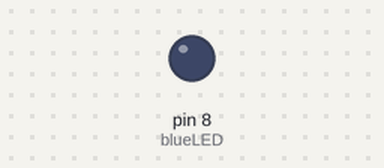
The sketch below on a simulated Arduino Uno, built with avr-gcc and run on an emulated ATmega328P. Shown: output pins drawn as LEDs (lit = HIGH).

Above: at 0.65 s.
At 6.6 s:
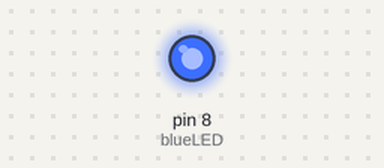
Timing chart, 0 to 7.3 s (numbered marks = the images above):
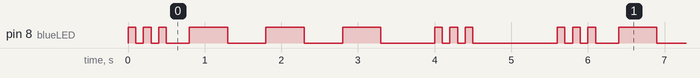

Measured:
- by itself, pin 8 (blueLED): repeats every 5.6 s: 2 × (LOW 0.10 s, HIGH 0.10 s), LOW 0.30 s, 2 × (HIGH 0.50 s, LOW 0.50 s), HIGH 0.50 s, LOW 0.70 s, 2 × (HIGH 0.10 s, LOW 0.10 s), HIGH 0.10 s, LOW 1.1 s, HIGH 0.10 s
- by itself, everything shown: repeats every 5.6 s, in 18 steps

The sketch:

morse_code_simulation.ino
```cpp
int blueLED=8;
float pi=3.14;
int dot=100;
int dash=500;

void setup() {
  // put your setup code here, to run once:
pinMode(blueLED,OUTPUT);

}

void loop() {
  // put your main code here, to run repeatedly:

//3 DOTS:
for(int i=0;i<3;i++){
  digitalWrite(blueLED, HIGH);
  delay(dot);
  digitalWrite(blueLED,LOW);
  delay(dot);
}
delay(200);
//3 DASHES:
for(int i=0;i<3;i++){
  digitalWrite(blueLED, HIGH);
  delay(dash);
  digitalWrite(blueLED,LOW);
  delay(dash);
}
delay(200);
//3 DOTS:
for(int i=0;i<3;i++){
  digitalWrite(blueLED, HIGH);
  delay(dot);
  digitalWrite(blueLED,LOW);
  delay(dot);
}
delay(1000);
}
```
